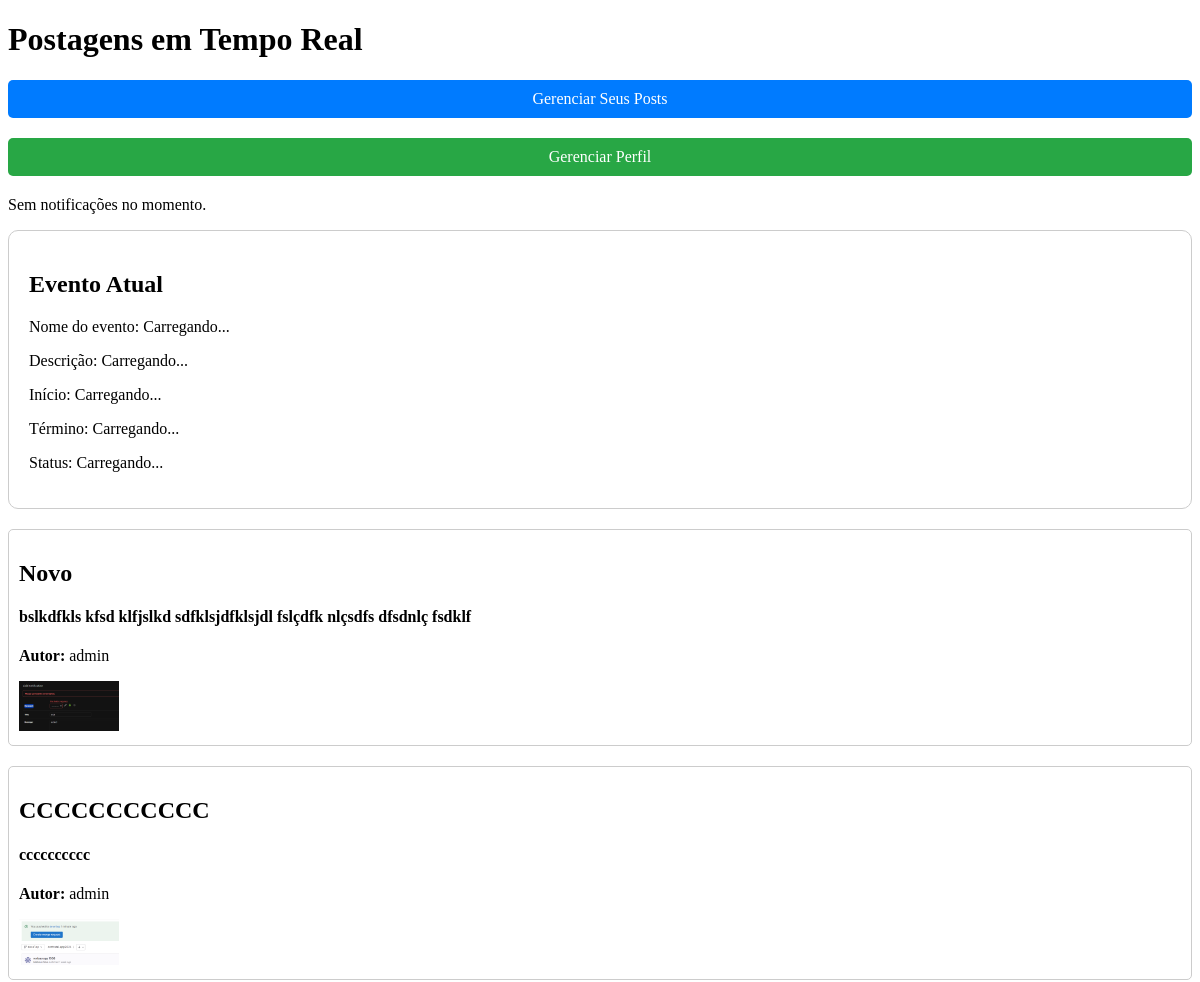
Page /home/ (signed in, upper part) on the earlier database version.
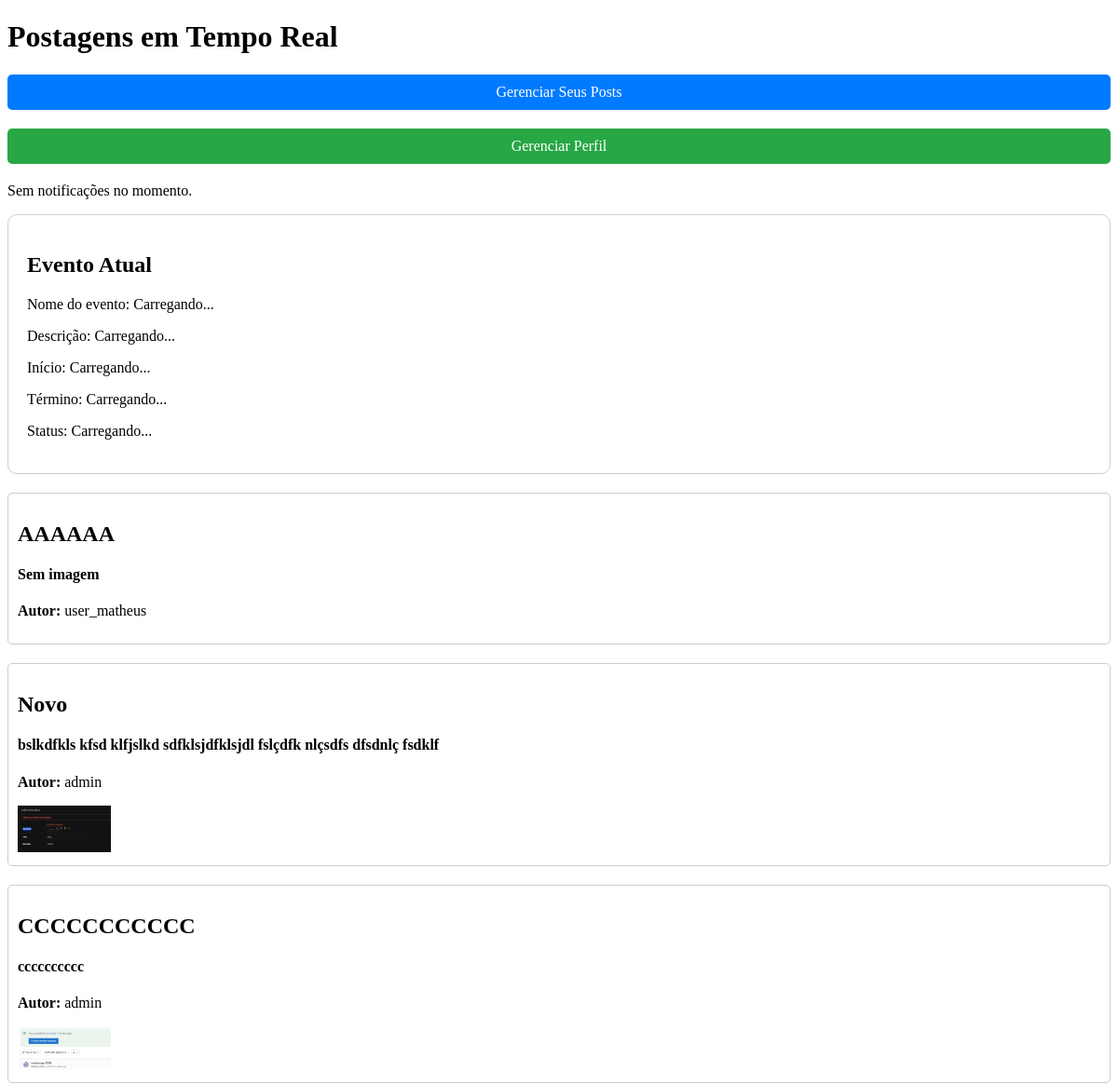
Same page on the later database version.
### notificacoes/models.py (models this page shows, shortened)
class Post(models.Model):
    title = models.CharField(max_length=255)
    subtitle = models.CharField(max_length=255)
    image = models.ImageField(upload_to='posts/', null=True, blank=True)
    author = models.ForeignKey(User, on_delete=models.CASCADE)
    created_at = models.DateTimeField(auto_now_add=True)

### notificacoes/views.py (the view)
# urls.py: path('home/', home, name='home'),
@login_required
def home(request):
    event = Event.objects.filter(status='active').first()
    if event:
        event.auto_update_status()  # Atualiza automaticamente o status do evento, se necessário
    posts = Post.objects.all().order_by('-created_at')
    return render(request, 'notificacoes/home.html', {
        'user_id_json': json.dumps(request.user.id),
        'posts': posts,
        'event': event,  # Passa o evento para o template
    })

### notificacoes/templates/notificacoes/home.html (shortened to what this page needs)
<!DOCTYPE html>
<html lang="pt-BR">
<head>
    {% load static %}
</head>
<body>
    <h1>Postagens em Tempo Real</h1>
    {% if user.is_authenticated %}
        <a href="{% url 'user_dashboard' %}"
           style="display: block; margin: 20px 0; text-decoration: none; background-color: #007bff; color: white; padding: 10px; border-radius: 5px; text-align: center;">
            Gerenciar Seus Posts
        </a>
    {% endif %}
    <a href="{% url 'profile' %}"
       style="display: block; margin: 20px 0; text-decoration: none; background-color: #28a745; color: white; padding: 10px; border-radius: 5px; text-align: center;">
       Gerenciar Perfil
    </a>
    <div id="push-notification-area" data-user-id="{{ user_id_json }}">
        <p>Sem notificações no momento.</p>
    </div>
    <div id="event-container" style="border: 1px solid #ccc; padding: 20px; margin-bottom: 20px; border-radius: 10px;">
        <h2>Evento Atual</h2>
        <p>Nome do evento: <span id="event-name">{% if event %}{{ event.name }}{% else %}Carregando...{% endif %}</span></p>
        <p>Descrição: <span id="event-description">{% if event %}{{ event.description }}{% else %}Carregando...{% endif %}</span></p>
        <p>Início: <span id="event-start">{% if event %}{{ event.start_date|date:"d/m/Y H:i" }}{% else %}Carregando...{% endif %}</span></p>
        <p>Término: <span id="event-end">{% if event %}{{ event.end_date|date:"d/m/Y H:i" }}{% else %}Carregando...{% endif %}</span></p>
        <p>Status: <span id="event-status" >
            {% if event %}{{ event.get_status_display }}{% else %}Carregando...{% endif %}
        </span></p>
    </div>
    <div id="post-container" data-user-id="{{ user_id_json }}">
        {% if posts %}
            {% for post in posts %}
            <div class="post" data-post-id="{{ post.id }}" style="margin-bottom: 20px; border: 1px solid #ccc; padding: 10px; border-radius: 5px;">
                <h2>{{ post.title }}</h2>
                <h4>{{ post.subtitle }}</h4>
                <p><strong>Autor:</strong> {{ post.author.username }}</p>
                {% if post.image %}
                    <img src="{{ post.image.url }}" alt="Imagem do post" class="post-image" style="width: 100px;">
                {% endif %}
            </div>
            {% endfor %}
        {% else %}
            <p>Sem postagens no momento.</p>
        {% endif %}
    </div>
</body>
</html>

Differences in the rows shown:
added Post: title "AAAAAA", subtitle "Sem imagem", author.username "user_matheus"
